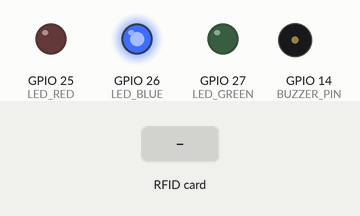
The sketch below on a simulated ESP32. Parts: output pins drawn as LEDs (lit = HIGH), buzzer (waves = sounding, pin HIGH). The inputs (shaded band) are chosen by the test bench. WiFi joins after 1.5 s; servers stay silent unless stated; uploads are accepted with an empty reply; what the sketch prints to the serial monitor is not drawn.

Above: at 2.6 s.
At 6.7 s:
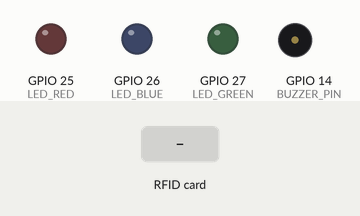
6.8 s: RFID card 5E 7A 19 C4 held to the reader
At 7.4 s:
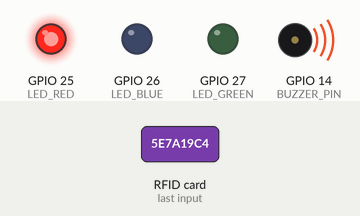
Timing chart, 0 to 10.5 s (numbered marks = the images above; inputs shaded):
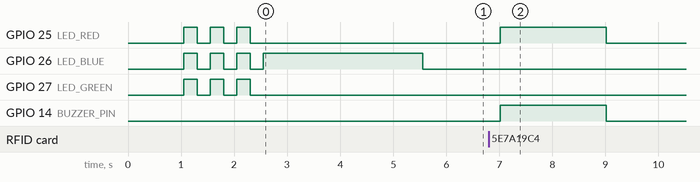

Measured:
- after the input at 6.8 s, GPIO 25 (LED_RED), GPIO 14 (BUZZER_PIN): LOW → HIGH after 0.22 s, → LOW 2.0 s later

The sketch:

REGISTRATION_STUDENT_ESP32.ino
```cpp
#include <WiFi.h>
#include <HTTPClient.h>
#include <SPI.h>
#include <MFRC522.h>

// RFID and SPI pins
#define SS_PIN  4
#define RST_PIN 5
MFRC522 mfrc522(SS_PIN, RST_PIN);

// WiFi and server details
const char *ssid = "RA2414";
const char *password = "Shahidah77";
const char* server_url = "http://192.168.127.154/rfidattendance/getdata2.php";

// LED and buzzer pins
#define LED_RED 25    // GPIO pin for red LED
#define LED_GREEN 27  // GPIO pin for green LED
#define LED_BLUE 26   // GPIO pin for blue LED
#define BUZZER_PIN 14 // GPIO pin for buzzer

// Variables
String OldCardID = "";
unsigned long previousMillis2 = 0;

// Device token (unique for this device)
const char* device_token = "a3645126b1e08f54"; // Replace with your single device token

void setup() {
  Serial.begin(115200);
  SPI.begin();
  mfrc522.PCD_Init();

  // Initialize LEDs and buzzer
  pinMode(LED_RED, OUTPUT);
  pinMode(LED_GREEN, OUTPUT);
  pinMode(LED_BLUE, OUTPUT); // Initialize blue LED
  pinMode(BUZZER_PIN, OUTPUT);

  connectToWiFi();

  Serial.println("MJII RFID EXIT ENTRY");
}

void loop() {
  // Check WiFi connection status
  if (WiFi.status() != WL_CONNECTED) {
    // Blink all LEDs continuously when disconnected
    digitalWrite(LED_RED, HIGH);
    digitalWrite(LED_GREEN, HIGH);
    digitalWrite(LED_BLUE, HIGH);
    delay(250);
    digitalWrite(LED_RED, LOW);
    digitalWrite(LED_GREEN, LOW);
    digitalWrite(LED_BLUE, LOW);
    delay(250);
    return; // Exit the loop and wait for the next cycle
  }

  // Reset the LED state if connected
  digitalWrite(LED_RED, LOW);   // Ensure red LED is off when connected
  digitalWrite(LED_GREEN, LOW); // Ensure green LED is off when connected
  digitalWrite(LED_BLUE, LOW);  // Ensure blue LED is off when connected

  if (millis() - previousMillis2 >= 15000) {
    previousMillis2 = millis();
    OldCardID = "";
  }

  // Check for new card
  if (!mfrc522.PICC_IsNewCardPresent()) {
    return;
  }

  if (!mfrc522.PICC_ReadCardSerial()) {
    return;
  }

  String CardID = "";
  for (byte i = 0; i < mfrc522.uid.size; i++) {
    CardID += String(mfrc522.uid.uidByte[i], HEX);
  }

  if (CardID == OldCardID) {
    return;
  } else {
    OldCardID = CardID;
  }

  // Send Card ID to server
  SendCardID(CardID);
}

void SendCardID(String Card_uid) {
  Serial.println("Sending the Card ID");
  if (WiFi.isConnected()) {
    HTTPClient http;
    String getData = "?card_uid=" + Card_uid + "&device_token=" + device_token;
    String Link = server_url + getData;
    http.begin(Link);

    int httpCode = http.GET();
    String payload = http.getString();

    Serial.print("HTTP Code: ");
    Serial.println(httpCode);
    Serial.print("Card ID: ");
    Serial.println(Card_uid);
    Serial.print("Response: ");
    Serial.println(payload);

    if (httpCode == 200) {
      if (payload == "successful") {
        displayMessage("New Student Card", "");
        digitalWrite(LED_BLUE, HIGH); // Blue LED for new card
        delay(2000);
        digitalWrite(LED_BLUE, LOW);

      } else if (payload == "available") {
        displayMessage("Done Register", "");
        digitalWrite(LED_GREEN, HIGH); // Green LED for registered card
        digitalWrite(BUZZER_PIN, HIGH); // Buzzer ON
        delay(1000);
        digitalWrite(LED_GREEN, LOW);
        digitalWrite(BUZZER_PIN, LOW); // Buzzer OFF
      } else {


        displayMessage("Card Detection Failed", "");
        digitalWrite(LED_RED, HIGH); // Red LED for known card
        digitalWrite(BUZZER_PIN, HIGH); // Buzzer ON

        // Wait for 2 seconds
        delay(2000);

        digitalWrite(LED_RED, LOW); // Turn off red LED
        digitalWrite(BUZZER_PIN, LOW); // Buzzer OFF
      }
    }

    http.end();
  }
}

void displayMessage(String title, String message) {
  // Print message to Serial Monitor instead of LCD
  Serial.println(title);
  if (message.length() > 0) {
    Serial.println(message);
  }
}

void connectToWiFi() {
  WiFi.mode(WIFI_OFF);
  delay(1000);
  WiFi.mode(WIFI_STA);
  Serial.print("Connecting to ");
  Serial.println(ssid);

  WiFi.begin(ssid, password);

  // Blink all LEDs while connecting to WiFi
  while (WiFi.status() != WL_CONNECTED) {
    digitalWrite(LED_RED, HIGH);
    digitalWrite(LED_GREEN, HIGH);
    digitalWrite(LED_BLUE, HIGH);
    delay(250);
    digitalWrite(LED_RED, LOW);
    digitalWrite(LED_GREEN, LOW);
    digitalWrite(LED_BLUE, LOW);
    delay(250);
    Serial.print(".");
  }

  // Once connected, turn off all LEDs and turn on green LED for 3 seconds
  Serial.println("\nConnected to WiFi");
  digitalWrite(LED_RED, LOW); // Ensure red LED is off
  digitalWrite(LED_GREEN, LOW);
  digitalWrite(LED_BLUE, HIGH); // Turn on green LED
  delay(3000);                   // Wait for 3 seconds
  digitalWrite(LED_BLUE, LOW);  // Turn off green LED
}
```
